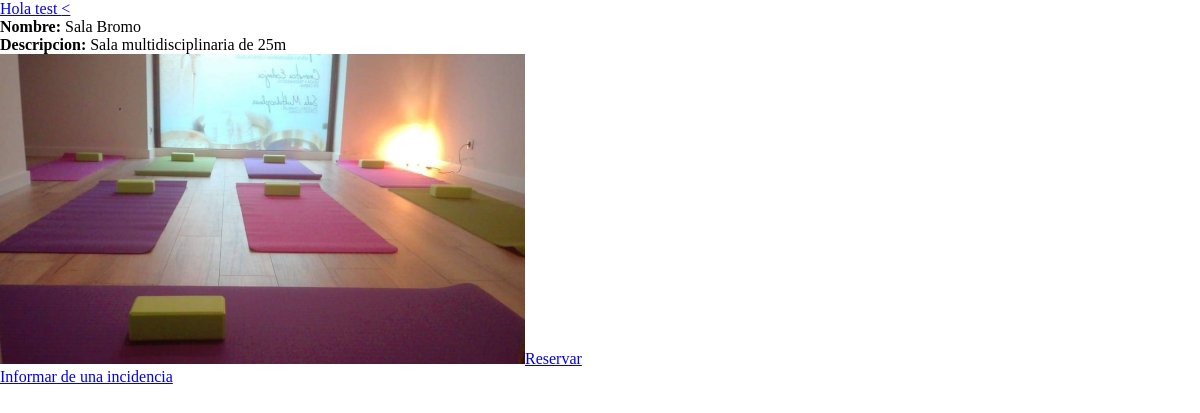
/PHP/recurso.php (signed in), run on the app's committed database.
### tables this page shows
CREATE TABLE `recurso` (
  `id_recurso` int(11) NOT NULL,
  `nom_recur` varchar(40) DEFAULT NULL,
  `descripcion` text,
  `img_src` varchar(50) DEFAULT NULL,
  `categoria` int(11) DEFAULT NULL,
  `disponibilidad` int(11) DEFAULT '0'
);

### PHP/recurso.php (the view, shortened to what this page needs)
<!DOCTYPE html>
<html>
<head>
	<link href="headcss.css" rel="stylesheet" type="text/css" />
</head>
<body>
<?php include 'header.php'; ?>
	<?php
$recurso=2;
$query1 = "SELECT * FROM recurso WHERE id_recurso=$recurso";
$q_recurso = mysqli_query($link, $query1);
			if(mysqli_num_rows($q_recurso)>0){
				while($rec=mysqli_fetch_array($q_recurso)){
					echo "<b>Nombre:</b> ".$rec['nom_recur']."<br>";
					echo "<b>Descripcion:</b> ".$rec['descripcion']."<br>";
					echo "<img src='".$rec['img_src']."'/>";
					if($rec['disponibilidad']==0){
						echo "<a href='reserva.proc.php?idrecurso=$rec[id_recurso]'>Reservar</a><br/>";
					}else{
						echo "<a href='#'>No disponible</a><br/>";
					}
					echo "<a href='incidencia.php?idrecurso=$rec[id_recurso]'>Informar de una incidencia</a>";
				}
			}
		?>
</body>
</html>

### CSS/headcss.css (style rules this page uses)
body { margin:0px; }

### CSS/estilo.css (style rules this page uses)
* { position: relative; }
html, body { margin: 0px; width: 100%; min-height: 100%; height: 100%; font-size: 1em; }

### data on the page
recurso: nom_recur "Sala Bromo", descripcion "Sala multidisciplinaria de 25m", img_src (picture)

### other printed values
$_SESSION['nombre'] "test"
